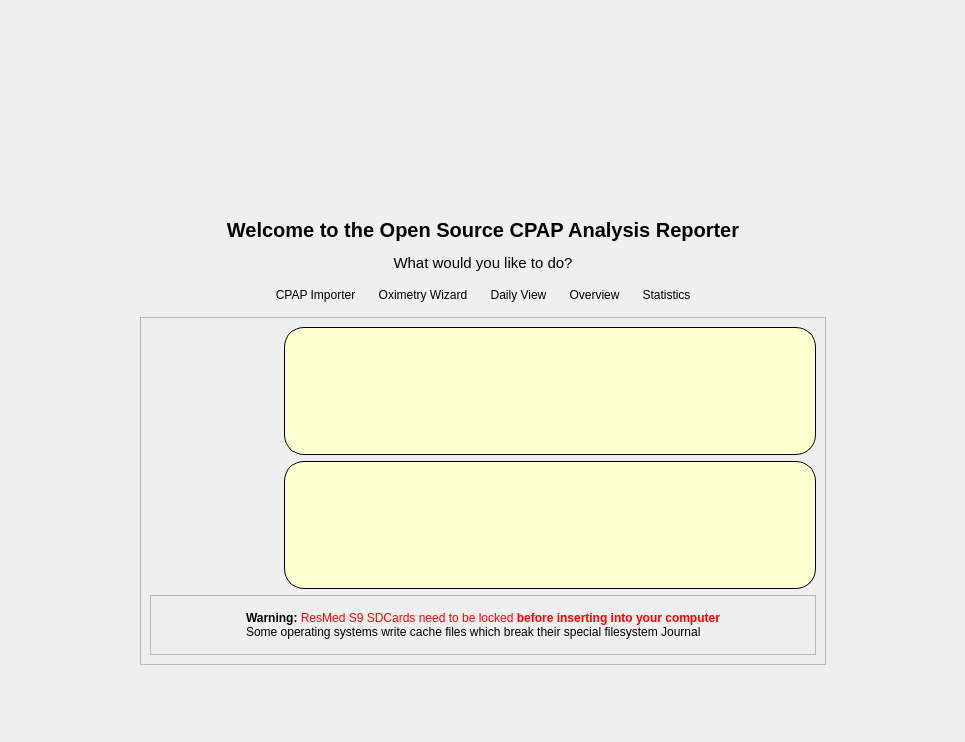
<?xml version="1.0" encoding="UTF-8"?>
<ui version="4.0">
 <class>Welcome</class>
 <widget class="QWidget" name="Welcome">
  <property name="geometry">
   <rect>
    <x>0</x>
    <y>0</y>
    <width>965</width>
    <height>742</height>
   </rect>
  </property>
  <property name="windowTitle">
   <string>Form</string>
  </property>
  <layout class="QHBoxLayout" name="horizontalLayout_5">
   <item>
    <spacer name="horizontalSpacer">
     <property name="orientation">
      <enum>Qt::Horizontal</enum>
     </property>
     <property name="sizeHint" stdset="0">
      <size>
       <width>40</width>
       <height>20</height>
      </size>
     </property>
    </spacer>
   </item>
   <item>
    <layout class="QVBoxLayout" name="verticalLayout">
     <property name="spacing">
      <number>12</number>
     </property>
     <property name="leftMargin">
      <number>0</number>
     </property>
     <property name="topMargin">
      <number>0</number>
     </property>
     <property name="rightMargin">
      <number>0</number>
     </property>
     <property name="bottomMargin">
      <number>0</number>
     </property>
     <item>
      <spacer name="verticalSpacer_2">
       <property name="orientation">
        <enum>Qt::Vertical</enum>
       </property>
       <property name="sizeHint" stdset="0">
        <size>
         <width>20</width>
         <height>40</height>
        </size>
       </property>
      </spacer>
     </item>
     <item>
      <layout class="QHBoxLayout" name="horizontalLayout_3">
       <item>
        <spacer name="horizontalSpacer_3">
         <property name="orientation">
          <enum>Qt::Horizontal</enum>
         </property>
         <property name="sizeHint" stdset="0">
          <size>
           <width>40</width>
           <height>20</height>
          </size>
         </property>
        </spacer>
       </item>
       <item>
        <widget class="QLabel" name="label">
         <property name="minimumSize">
          <size>
           <width>128</width>
           <height>128</height>
          </size>
         </property>
         <property name="maximumSize">
          <size>
           <width>128</width>
           <height>128</height>
          </size>
         </property>
         <property name="text">
          <string notr="true"/>
         </property>
         <property name="pixmap">
          <pixmap resource="Resources.qrc">:/icons/logo-lg.png</pixmap>
         </property>
         <property name="scaledContents">
          <bool>true</bool>
         </property>
         <property name="alignment">
          <set>Qt::AlignCenter</set>
         </property>
        </widget>
       </item>
       <item>
        <spacer name="horizontalSpacer_4">
         <property name="orientation">
          <enum>Qt::Horizontal</enum>
         </property>
         <property name="sizeHint" stdset="0">
          <size>
           <width>40</width>
           <height>20</height>
          </size>
         </property>
        </spacer>
       </item>
      </layout>
     </item>
     <item>
      <widget class="QLabel" name="label_2">
       <property name="font">
        <font>
         <pointsize>15</pointsize>
         <weight>75</weight>
         <bold>true</bold>
        </font>
       </property>
       <property name="text">
        <string>Welcome to the Open Source CPAP Analysis Reporter</string>
       </property>
       <property name="alignment">
        <set>Qt::AlignCenter</set>
       </property>
      </widget>
     </item>
     <item>
      <widget class="QLabel" name="label_3">
       <property name="font">
        <font>
         <pointsize>11</pointsize>
        </font>
       </property>
       <property name="text">
        <string>What would you like to do?</string>
       </property>
       <property name="alignment">
        <set>Qt::AlignCenter</set>
       </property>
      </widget>
     </item>
     <item>
      <layout class="QHBoxLayout" name="horizontalLayout">
       <property name="spacing">
        <number>10</number>
       </property>
       <item>
        <spacer name="horizontalSpacer_5">
         <property name="orientation">
          <enum>Qt::Horizontal</enum>
         </property>
         <property name="sizeHint" stdset="0">
          <size>
           <width>40</width>
           <height>20</height>
          </size>
         </property>
        </spacer>
       </item>
       <item>
        <widget class="QToolButton" name="importButton">
         <property name="styleSheet">
          <string notr="true">QToolButton {
background: transparent;
border: 2px solid transparent; border-radius: 10px;
}

QToolButton:hover {
border: 2px solid #56789a; border-radius: 10px;
}

QToolButton:pressed {
background-color: #8080ff;
border: 2px solid #56789a; border-radius: 10px;
}</string>
         </property>
         <property name="text">
          <string>CPAP Importer</string>
         </property>
         <property name="icon">
          <iconset resource="Resources.qrc">
           <normaloff>:/icons/sdcard.png</normaloff>:/icons/sdcard.png</iconset>
         </property>
         <property name="iconSize">
          <size>
           <width>100</width>
           <height>100</height>
          </size>
         </property>
         <property name="toolButtonStyle">
          <enum>Qt::ToolButtonTextUnderIcon</enum>
         </property>
         <property name="autoRaise">
          <bool>true</bool>
         </property>
        </widget>
       </item>
       <item>
        <widget class="QToolButton" name="oximetryButton">
         <property name="styleSheet">
          <string notr="true">QToolButton {
background: transparent;
border: 2px solid transparent; border-radius: 10px;
}

QToolButton:hover {
border: 2px solid #56789a; border-radius: 10px;
}

QToolButton:pressed {
background-color: #8080ff;
border: 2px solid #56789a; border-radius: 10px;
}</string>
         </property>
         <property name="text">
          <string>Oximetry Wizard</string>
         </property>
         <property name="icon">
          <iconset resource="Resources.qrc">
           <normaloff>:/icons/cms50f.png</normaloff>:/icons/cms50f.png</iconset>
         </property>
         <property name="iconSize">
          <size>
           <width>100</width>
           <height>100</height>
          </size>
         </property>
         <property name="toolButtonStyle">
          <enum>Qt::ToolButtonTextUnderIcon</enum>
         </property>
         <property name="autoRaise">
          <bool>true</bool>
         </property>
        </widget>
       </item>
       <item>
        <widget class="QToolButton" name="dailyButton">
         <property name="styleSheet">
          <string notr="true">QToolButton {
background: transparent;
border: 2px solid transparent; border-radius: 10px;
}

QToolButton:hover {
border: 2px solid #56789a; border-radius: 10px;
}

QToolButton:pressed {
background-color: #8080ff;
border: 2px solid #56789a; border-radius: 10px;
}</string>
         </property>
         <property name="text">
          <string>Daily View</string>
         </property>
         <property name="icon">
          <iconset resource="Resources.qrc">
           <normaloff>:/icons/daily.png</normaloff>:/icons/daily.png</iconset>
         </property>
         <property name="iconSize">
          <size>
           <width>100</width>
           <height>100</height>
          </size>
         </property>
         <property name="toolButtonStyle">
          <enum>Qt::ToolButtonTextUnderIcon</enum>
         </property>
         <property name="autoRaise">
          <bool>true</bool>
         </property>
        </widget>
       </item>
       <item>
        <widget class="QToolButton" name="overviewButton">
         <property name="styleSheet">
          <string notr="true">QToolButton {
background: transparent;
border: 2px solid transparent; border-radius: 10px;
}

QToolButton:hover {
border: 2px solid #56789a; border-radius: 10px;
}

QToolButton:pressed {
background-color: #8080ff;
border: 2px solid #56789a; border-radius: 10px;
}</string>
         </property>
         <property name="text">
          <string>Overview</string>
         </property>
         <property name="icon">
          <iconset resource="Resources.qrc">
           <normaloff>:/icons/overview-page.png</normaloff>:/icons/overview-page.png</iconset>
         </property>
         <property name="iconSize">
          <size>
           <width>100</width>
           <height>100</height>
          </size>
         </property>
         <property name="toolButtonStyle">
          <enum>Qt::ToolButtonTextUnderIcon</enum>
         </property>
         <property name="autoRaise">
          <bool>true</bool>
         </property>
        </widget>
       </item>
       <item>
        <widget class="QToolButton" name="statisticsButton">
         <property name="styleSheet">
          <string notr="true">QToolButton {
background: transparent;
border: 2px solid transparent; border-radius: 10px;
}

QToolButton:hover {
border: 2px solid #56789a; border-radius: 10px;
}

QToolButton:pressed {
background-color: #8080ff;
border: 2px solid #56789a; border-radius: 10px;
}</string>
         </property>
         <property name="text">
          <string>Statistics</string>
         </property>
         <property name="icon">
          <iconset resource="Resources.qrc">
           <normaloff>:/icons/statistics.png</normaloff>:/icons/statistics.png</iconset>
         </property>
         <property name="iconSize">
          <size>
           <width>100</width>
           <height>100</height>
          </size>
         </property>
         <property name="toolButtonStyle">
          <enum>Qt::ToolButtonTextUnderIcon</enum>
         </property>
         <property name="autoRaise">
          <bool>true</bool>
         </property>
        </widget>
       </item>
       <item>
        <spacer name="horizontalSpacer_6">
         <property name="orientation">
          <enum>Qt::Horizontal</enum>
         </property>
         <property name="sizeHint" stdset="0">
          <size>
           <width>40</width>
           <height>20</height>
          </size>
         </property>
        </spacer>
       </item>
      </layout>
     </item>
     <item>
      <widget class="QFrame" name="frame">
       <property name="frameShape">
        <enum>QFrame::StyledPanel</enum>
       </property>
       <property name="frameShadow">
        <enum>QFrame::Raised</enum>
       </property>
       <property name="lineWidth">
        <number>2</number>
       </property>
       <layout class="QVBoxLayout" name="verticalLayout_2">
        <item>
         <layout class="QHBoxLayout" name="horizontalLayout_2">
          <item>
           <widget class="QLabel" name="cpapIcon">
            <property name="sizePolicy">
             <sizepolicy hsizetype="Fixed" vsizetype="Fixed">
              <horstretch>0</horstretch>
              <verstretch>0</verstretch>
             </sizepolicy>
            </property>
            <property name="minimumSize">
             <size>
              <width>128</width>
              <height>128</height>
             </size>
            </property>
            <property name="maximumSize">
             <size>
              <width>128</width>
              <height>128</height>
             </size>
            </property>
            <property name="text">
             <string notr="true"/>
            </property>
            <property name="pixmap">
             <pixmap resource="Resources.qrc">:/icons/mask.png</pixmap>
            </property>
            <property name="scaledContents">
             <bool>true</bool>
            </property>
           </widget>
          </item>
          <item>
           <widget class="QTextBrowser" name="cpapInfo">
            <property name="sizePolicy">
             <sizepolicy hsizetype="Minimum" vsizetype="MinimumExpanding">
              <horstretch>0</horstretch>
              <verstretch>1</verstretch>
             </sizepolicy>
            </property>
            <property name="maximumSize">
             <size>
              <width>16777215</width>
              <height>150</height>
             </size>
            </property>
            <property name="font">
             <font>
              <pointsize>10</pointsize>
             </font>
            </property>
            <property name="styleSheet">
             <string notr="true">border: 1px solid; border-radius:20px; background-color: #ffffd0; </string>
            </property>
            <property name="verticalScrollBarPolicy">
             <enum>Qt::ScrollBarAlwaysOff</enum>
            </property>
            <property name="horizontalScrollBarPolicy">
             <enum>Qt::ScrollBarAlwaysOff</enum>
            </property>
            <property name="sizeAdjustPolicy">
             <enum>QAbstractScrollArea::AdjustToContents</enum>
            </property>
            <property name="html">
             <string notr="true">&lt;!DOCTYPE HTML PUBLIC &quot;-//W3C//DTD HTML 4.0//EN&quot; &quot;http://www.w3.org/TR/REC-html40/strict.dtd&quot;&gt;
&lt;html&gt;&lt;head&gt;&lt;meta name=&quot;qrichtext&quot; content=&quot;1&quot; /&gt;&lt;style type=&quot;text/css&quot;&gt;
p, li { white-space: pre-wrap; }
&lt;/style&gt;&lt;/head&gt;&lt;body style=&quot; font-family:'MS Shell Dlg 2'; font-size:10pt; font-weight:400; font-style:normal;&quot;&gt;
&lt;p style=&quot;-qt-paragraph-type:empty; margin-top:0px; margin-bottom:0px; margin-left:0px; margin-right:0px; -qt-block-indent:0; text-indent:0px; font-size:8.25pt;&quot;&gt;&lt;br /&gt;&lt;/p&gt;&lt;/body&gt;&lt;/html&gt;</string>
            </property>
           </widget>
          </item>
         </layout>
        </item>
        <item>
         <layout class="QHBoxLayout" name="horizontalLayout_4">
          <item>
           <widget class="QLabel" name="oxiIcon">
            <property name="sizePolicy">
             <sizepolicy hsizetype="Fixed" vsizetype="Fixed">
              <horstretch>0</horstretch>
              <verstretch>0</verstretch>
             </sizepolicy>
            </property>
            <property name="minimumSize">
             <size>
              <width>128</width>
              <height>128</height>
             </size>
            </property>
            <property name="maximumSize">
             <size>
              <width>128</width>
              <height>128</height>
             </size>
            </property>
            <property name="text">
             <string notr="true"/>
            </property>
            <property name="pixmap">
             <pixmap resource="Resources.qrc">:/icons/oximeter.png</pixmap>
            </property>
            <property name="scaledContents">
             <bool>true</bool>
            </property>
            <property name="alignment">
             <set>Qt::AlignLeading|Qt::AlignLeft|Qt::AlignVCenter</set>
            </property>
           </widget>
          </item>
          <item>
           <widget class="QTextBrowser" name="oxiInfo">
            <property name="sizePolicy">
             <sizepolicy hsizetype="Minimum" vsizetype="MinimumExpanding">
              <horstretch>0</horstretch>
              <verstretch>1</verstretch>
             </sizepolicy>
            </property>
            <property name="maximumSize">
             <size>
              <width>16777215</width>
              <height>150</height>
             </size>
            </property>
            <property name="font">
             <font>
              <pointsize>10</pointsize>
             </font>
            </property>
            <property name="styleSheet">
             <string notr="true">border: 1px solid; border-radius:20px; background-color: #ffffd0; </string>
            </property>
            <property name="sizeAdjustPolicy">
             <enum>QAbstractScrollArea::AdjustToContents</enum>
            </property>
           </widget>
          </item>
         </layout>
        </item>
        <item>
         <widget class="QFrame" name="S9Warning">
          <property name="frameShape">
           <enum>QFrame::StyledPanel</enum>
          </property>
          <property name="frameShadow">
           <enum>QFrame::Raised</enum>
          </property>
          <layout class="QHBoxLayout" name="horizontalLayout_6">
           <item>
            <spacer name="horizontalSpacer_7">
             <property name="orientation">
              <enum>Qt::Horizontal</enum>
             </property>
             <property name="sizeHint" stdset="0">
              <size>
               <width>40</width>
               <height>20</height>
              </size>
             </property>
            </spacer>
           </item>
           <item>
            <widget class="QLabel" name="label_5">
             <property name="sizePolicy">
              <sizepolicy hsizetype="Fixed" vsizetype="Fixed">
               <horstretch>0</horstretch>
               <verstretch>0</verstretch>
              </sizepolicy>
             </property>
             <property name="minimumSize">
              <size>
               <width>40</width>
               <height>40</height>
              </size>
             </property>
             <property name="maximumSize">
              <size>
               <width>40</width>
               <height>40</height>
              </size>
             </property>
             <property name="text">
              <string/>
             </property>
             <property name="pixmap">
              <pixmap resource="Resources.qrc">:/icons/sdcard-lock.png</pixmap>
             </property>
             <property name="scaledContents">
              <bool>true</bool>
             </property>
            </widget>
           </item>
           <item>
            <widget class="QLabel" name="label_6">
             <property name="text">
              <string>&lt;span style=&quot; font-weight:600;&quot;&gt;Warning: &lt;/span&gt;&lt;span style=&quot; color:#ff0000;&quot;&gt;ResMed S9 SDCards need to be locked &lt;/span&gt;&lt;span style=&quot; font-weight:600; color:#ff0000;&quot;&gt;before inserting into your computer&lt;br/&gt;&lt;/span&gt;&lt;span style=&quot; color:#000000;&quot;&gt;Some operating systems write cache files which break their special filesystem Journal&lt;/span&gt;&lt;/p&gt;&lt;/body&gt;&lt;/html&gt;</string>
             </property>
            </widget>
           </item>
           <item>
            <widget class="QLabel" name="label_4">
             <property name="sizePolicy">
              <sizepolicy hsizetype="Fixed" vsizetype="Fixed">
               <horstretch>0</horstretch>
               <verstretch>0</verstretch>
              </sizepolicy>
             </property>
             <property name="minimumSize">
              <size>
               <width>40</width>
               <height>40</height>
              </size>
             </property>
             <property name="maximumSize">
              <size>
               <width>40</width>
               <height>40</height>
              </size>
             </property>
             <property name="text">
              <string notr="true"/>
             </property>
             <property name="pixmap">
              <pixmap resource="Resources.qrc">:/icons/sdcard-lock.png</pixmap>
             </property>
             <property name="scaledContents">
              <bool>true</bool>
             </property>
            </widget>
           </item>
           <item>
            <spacer name="horizontalSpacer_8">
             <property name="orientation">
              <enum>Qt::Horizontal</enum>
             </property>
             <property name="sizeHint" stdset="0">
              <size>
               <width>40</width>
               <height>20</height>
              </size>
             </property>
            </spacer>
           </item>
          </layout>
         </widget>
        </item>
       </layout>
      </widget>
     </item>
     <item>
      <spacer name="verticalSpacer">
       <property name="orientation">
        <enum>Qt::Vertical</enum>
       </property>
       <property name="sizeHint" stdset="0">
        <size>
         <width>20</width>
         <height>40</height>
        </size>
       </property>
      </spacer>
     </item>
    </layout>
   </item>
   <item>
    <spacer name="horizontalSpacer_2">
     <property name="orientation">
      <enum>Qt::Horizontal</enum>
     </property>
     <property name="sizeHint" stdset="0">
      <size>
       <width>40</width>
       <height>20</height>
      </size>
     </property>
    </spacer>
   </item>
  </layout>
 </widget>
 <resources>
  <include location="Resources.qrc"/>
 </resources>
 <connections/>
</ui>
